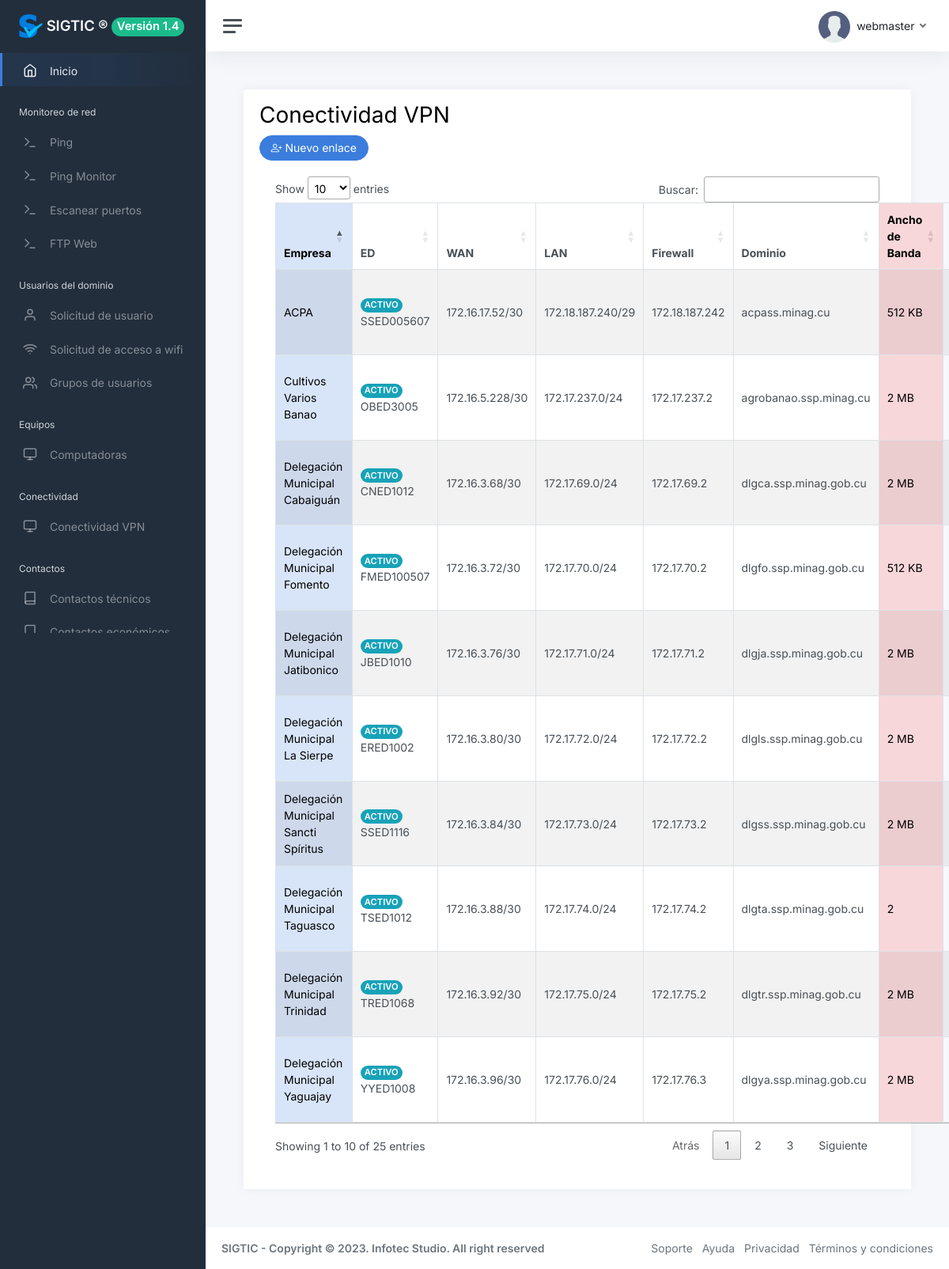
Page /?view=connectivity&opt=all (signed in) on the committed database.
### tables this page shows
CREATE TABLE `user` (
  `id` int(11) NOT NULL,
  `name` varchar(50) DEFAULT NULL,
  `lastname` varchar(50) DEFAULT NULL,
  `username` varchar(50) DEFAULT NULL,
  `email` varchar(255) DEFAULT NULL,
  `password` varchar(60) DEFAULT NULL,
  `image` varchar(255) DEFAULT NULL,
  `status` int(11) DEFAULT 1,
  `kind` int(11) DEFAULT 1,
  `created_at` datetime DEFAULT NULL
);

CREATE TABLE `connectivity` (
  `id` int(11) NOT NULL,
  `company` varchar(100) NOT NULL,
  `ed` varchar(100) NOT NULL,
  `wan` varchar(100) NOT NULL,
  `lan` varchar(100) NOT NULL,
  `firewall` varchar(100) NOT NULL,
  `domain` varchar(100) NOT NULL,
  `bandwidth` varchar(100) NOT NULL,
  `created_at` date NOT NULL
);

### core/controller/Module.php (called while the page is built)
<?php
class Module {
	public static function loadLayout(){
		include "core/app/layouts/layout.php";
	}
}
?>

### core/controller/Lb.php (called while the page is built, shortened)
<?php
class Lb {
	public function start(){
		include "core/app/init.php";
	}
}
?>

### index.php (called while the page is built, shortened)
<?php
$lb = new Lb();
$lb->start();
?>

### core/controller/Executor.php (called while the page is built, shortened)
<?php
class Executor {
	public static function doit($sql){
		$con = Database::getCon();
		return array($con->query($sql),$con->insert_id);
	}
}
?>

### core/app/model/UserData.php (called while the page is built, shortened)
<?php
class UserData {
	public static $tablename = "user";
	public static function getById($id){
		 $sql = "select * from ".self::$tablename." where id=$id";
		$query = Executor::doit($sql);
		return Model::one($query[0],new UserData());
	}
}
?>

### core/controller/Model.php (called while the page is built, shortened)
<?php
class Model {
	public static function exists($modelname){
		$fullpath = self::getFullpath($modelname);
		$found=false;
		if(file_exists($fullpath)){
			$found = true;
		}
		return $found;
	}
	public static function getFullpath($modelname){
		return "core/app/model/".$modelname.".php";
	}
	public static function many($query,$aclass){
		$cnt = 0;
		$array = array();
		while($r = $query->fetch_array()){
			$array[$cnt] = new $aclass;
			$cnt2=1;
			foreach ($r as $key => $v) {
				if($cnt2>0 && $cnt2%2==0){
					$array[$cnt]->$key = $v;
				}
				$cnt2++;
			}
			$cnt++;
		}
		return $array;
	}
}
?>

### core/app/model/ConnectivityData.php (called while the page is built, shortened)
<?php
class ConnectivityData {
	public static $tablename = "connectivity";
	public static function getAll(){
		 $sql = "select * from ".self::$tablename;
		$query = Executor::doit($sql);
		return Model::many($query[0],new ConnectivityData());
	}
}
?>

### core/app/view/connectivity-view.php (the view, shortened to what this page needs)
<?php if(isset($_GET["opt"]) && $_GET["opt"]=="all"):
$connectivity = ConnectivityData::getAll();
?>
							<div class="card">
								<div class="card-header">
									<h1 class="">Conectividad VPN</h1>
	<div class="row">
	<div class="col-12">
	 <button type="button" class="btn btn-primary rounded-pill bi bi-person-plus" data-bs-toggle="modal" data-bs-target="#basicModal">
     Nuevo enlace
    </button>
</div>
								<div class="card-body">
									<?php if(count($connectivity)>0):?>
										<div>
										<table class="table table-bordered table-striped datatable">
											<thead>
												<th class="table-primary">Empresa</th>
												<th>ED</th>
												<th>WAN</th>
												<th>LAN</th>
                                                <th>Firewall</th>
                                                <th>Dominio</th>
						                        <th class="table-danger">Ancho de Banda</th>
												<th></th>
											</thead>
											<?php foreach($connectivity as $con):?>
												<tr>
													<td class="table-primary"><?php echo $con->company; ?></td>
													<td><span class="badge bg-info rounded-pill">ACTIVO</span> <?php echo $con->ed; ?></td>
													<td><?php echo $con->wan; ?></td>
													<td><?php echo $con->lan; ?></td>
                                                    <td><?php echo $con->firewall; ?></td>
                                                    <td><?php echo $con->domain; ?></td>
													<td class="table-danger"><?php echo $con->bandwidth; ?></td>
													<td style="width:160px; ">
													</td>
												</tr>
											<?php endforeach ;?>
										</table>
									</div>
									<?php else:?>
										<p class="alert alert-warning">No hay enlaces para mostar.</p>
									<?php endif;?>
								</div>
							</div>
						</div>
					</div>
<?php endif; ?>

### core/app/layouts/layout.php (shortened to what this page needs)
<!DOCTYPE html>
<html lang="es">
<head>
  <link href="assets/vendor/bootstrap/css/bootstrap.min.css" rel="stylesheet">
  <link href="assets/vendor/bootstrap-icons/bootstrap-icons.css" rel="stylesheet">
  <link href="assets/vendor/boxicons/css/boxicons.min.css" rel="stylesheet">
  <link href="assets/vendor/quill/quill.snow.css" rel="stylesheet">
  <link href="assets/vendor/quill/quill.bubble.css" rel="stylesheet">
  <link href="assets/vendor/remixicon/remixicon.css" rel="stylesheet">
  <link href="css/app.css" rel="stylesheet">
  <link rel="stylesheet" type="text/css" href="plugins/datatables/datatables.min.css">
  <link rel="stylesheet" type="text/css" href="plugins/datatables/dataTables.bootstrap5.min.css">
  <link rel="stylesheet" type="text/css" href="plugins/datatables/buttons.bootstrap5.min.css">
  <link href="css/app.css" rel="stylesheet">
</head>
<?php if(!isset($_SESSION["user_id"])):?>
  <main class="d-flex w-100">
		<div class="container d-flex flex-column">
			<div class="row vh-100">
				<div class="col-sm-10 col-md-8 col-lg-6 mx-auto d-table h-100">
					<div class="d-table-cell align-middle">
						<div class="card">
							<div class="card-body">
								<div class="m-sm-4">
									<div class="text-center">
										<img src="img/logo/logo.png" alt="Charles Hall" class="img-fluid rounded-square" width="200" height="200" />
									</div>
									<form method="post" action="./?action=access&opt=login">
										<div class="mb-3">
											<label class="form-label">Usuario</label>
											<input class="form-control form-control-lg"  name="email" placeholder="Introduzca su usuario" />
										</div>
										<div class="mb-3">
											<label class="form-label">Contrseña</label>
											<input class="form-control form-control-lg" type="password" name="password" placeholder="Introduzca su contrseña" />
											<small>
                                           </small>
										</div>
										<div>
										</div>
										<div class="text-center mt-3">
                    <button type="submit" class="btn btn-lg btn-block btn-primary">Aceptar</button>
										</div>
									</form>
								</div>
							</div>
						</div>
					</div>
				</div>
			</div>
		</div>
	</main>
	<footer class="footer mt-auto py-3 bg-light">
  <div class="container">
    <span class="text-muted">SIGTIC - Copyright © 2023. Infotec Studio. All right reserved</span>
  </div>
</footer>
<?php else:?>
<body>
<div class="wrapper">
		<nav id="sidebar" class="sidebar js-sidebar">
			<div class="sidebar-content js-simplebar">
				<a class="sidebar-brand" href="./">
				<img src="img/icons/favicons.png" alt="Charles Hall" class="img-fluid rounded-square" width="30" height="30" /> <span class="align-middle">SIGTIC ®</span> <span class="badge bg-success rounded-pill">Versión 1.4</span></td>
        </a>
				<ul class="sidebar-nav">
        <li class="sidebar-item active">
						<a class="sidebar-link" href="./">
              <i class="align-middle" data-feather="home"></i> <span class="align-middle">Inicio</span>
            </a>
					</li>
<li class="sidebar-header">
						Monitoreo de red
					</li>
					<li class="sidebar-item">
						<a class="sidebar-link" href="./?view=ping&opt=all">
              <i class="align-middle" data-feather="terminal"></i> <span class="align-middle">Ping</span>
            </a>
					</li>
<li class="sidebar-item">
						<a class="sidebar-link" href="./?view=ping-monitor&opt=all">
              <i class="align-middle" data-feather="terminal"></i> <span class="align-middle">Ping Monitor</span>
            </a>
					</li>
<li class="sidebar-item">
						<a class="sidebar-link" href="./?view=portscanner&opt=all">
              <i class="align-middle" data-feather="terminal"></i> <span class="align-middle">Escanear puertos</span>
            </a>
					</li>
<li class="sidebar-item">
						<a class="sidebar-link" href="./?view=upload&opt=all">
              <i class="align-middle" data-feather="terminal"></i> <span class="align-middle">FTP Web</span>
            </a>
					</li>
					<li class="sidebar-header">
						Usuarios del dominio
					</li>
					<li class="sidebar-item">
						<a class="sidebar-link" href="./?view=user_request&opt=all">
              <i class="align-middle" data-feather="user"></i> <span class="align-middle">Solicitud de usuario</span>
            </a>
					</li>
					<li class="sidebar-item">
						<a class="sidebar-link" href="./?view=wifi_request&opt=all">
              <i class="align-middle" data-feather="wifi"></i> <span class="align-middle">Solicitud de acceso a wifi</span>
            </a>
					</li>
					<li class="sidebar-item">
						<a class="sidebar-link" href="./?view=categories&opt=all">
              <i class="align-middle" data-feather="users"></i> <span class="align-middle">Grupos de usuarios</span>
            </a>
					</li>
					<li class="sidebar-header">
						Equipos
					</li>
					<li class="sidebar-item">
						<a class="sidebar-link" href="./?view=computer&opt=all">
              <i class="align-middle" data-feather="monitor"></i> <span class="align-middle">Computadoras</span>
            </a>
					</li>
					<li class="sidebar-header">
						Conectividad
					</li>
					<li class="sidebar-item">
						<a class="sidebar-link" href="./?view=connectivity&opt=all">
              <i class="align-middle" data-feather="monitor"></i> <span class="align-middle">Conectividad VPN</span>
            </a>
					</li>
					<li class="sidebar-header">
						Contactos
					</li>
					<li class="sidebar-item">
						<a class="sidebar-link" href="./?view=contacts_technical&opt=all">
              <i class="align-middle" data-feather="book"></i> <span class="align-middle">Contactos técnicos</span>
            </a>
					</li>
					<li class="sidebar-item">
						<a class="sidebar-link" href="./?view=contacts&opt=all">
              <i class="align-middle" data-feather="book"></i> <span class="align-middle">Contactos económicos</span>
            </a>
					</li>
			</div>
		</nav>
    <div class="main">
    <nav class="navbar navbar-expand navbar-light navbar-bg">
				<a class="sidebar-toggle js-sidebar-toggle">
          <i class="hamburger align-self-center"></i>
        </a>
				<div class="navbar-collapse collapse">
					<ul class="navbar-nav navbar-align">
						<li class="nav-item dropdown">
							<a class="nav-link dropdown-toggle d-none d-sm-inline-block" href="#" data-bs-toggle="dropdown">
                <img src="img/avatars/avatar.png" class="avatar img-fluid rounded me-1" alt="Charles Hall" /> <span class="text-dark"><?php echo Core::$user->username;?></span>
              </a>
						</li>
					</ul>
				</div>
			</nav>
      <main class="content">
        <div class="container-fluid p-0">
          <?php View::load("index");?>
        </div>
      </main>
      <footer class="footer">
				<div class="container-fluid">
					<div class="row text-muted">
						<div class="col-6 text-start">
							<p class="mb-0">
							<strong>SIGTIC - Copyright © 2023. Infotec Studio. All right reserved</strong>
							</p>
						</div>
						<div class="col-6 text-end">
							<ul class="list-inline">
								<li class="list-inline-item">
									<a class="text-muted" href="https://infotecstudio.nat.cu" target="_blank">Soporte</a>
								</li>
								<li class="list-inline-item">
									<a class="text-muted" href="https://infotecstudio.nat.cu" target="_blank">Ayuda</a>
								</li>
								<li class="list-inline-item">
									<a class="text-muted" href="https://infotecstudio.nat.cu" target="_blank">Privacidad</a>
								</li>
								<li class="list-inline-item">
									<a class="text-muted" href="https://infotecstudio.nat.cu" target="_blank">Términos y condiciones</a>
								</li>
							</ul>
						</div>
					</div>
				</div>
</footer>
</body>
<?php endif; ?>
</html>

### rows in the picture
user: username "webmaster"
connectivity: company "Delegación Municipal Cabaiguán", ed "CNED1012", wan "172.16.3.68/30", lan "172.17.69.0/24", firewall "172.17.69.2", domain "dlgca.ssp.minag.gob.cu", bandwidth "2 MB"
connectivity: company "Delegación Municipal Fomento", ed "FMED100507", wan "172.16.3.72/30", lan "172.17.70.0/24", firewall "172.17.70.2", domain "dlgfo.ssp.minag.gob.cu", bandwidth "512 KB"
connectivity: company "Delegación Municipal Jatibonico", ed "JBED1010", wan "172.16.3.76/30", lan "172.17.71.0/24", firewall "172.17.71.2", domain "dlgja.ssp.minag.gob.cu", bandwidth "2 MB"
connectivity: company "Delegación Municipal La Sierpe", ed "ERED1002", wan "172.16.3.80/30", lan "172.17.72.0/24", firewall "172.17.72.2", domain "dlgls.ssp.minag.gob.cu", bandwidth "2 MB"
connectivity: company "Delegación Municipal Sancti Spíritus", ed "SSED1116", wan "172.16.3.84/30", lan "172.17.73.0/24", firewall "172.17.73.2", domain "dlgss.ssp.minag.gob.cu", bandwidth "2 MB"
connectivity: company "Delegación Municipal Taguasco", ed "TSED1012", wan "172.16.3.88/30", lan "172.17.74.0/24", firewall "172.17.74.2", domain "dlgta.ssp.minag.gob.cu", bandwidth "2"
connectivity: company "Delegación Municipal Trinidad", ed "TRED1068", wan "172.16.3.92/30", lan "172.17.75.0/24", firewall "172.17.75.2", domain "dlgtr.ssp.minag.gob.cu", bandwidth "2 MB"
connectivity: company "Delegación Municipal Yaguajay", ed "YYED1008", wan "172.16.3.96/30", lan "172.17.76.0/24", firewall "172.17.76.3", domain "dlgya.ssp.minag.gob.cu", bandwidth "2 MB"
connectivity: company "Cultivos Varios Banao", ed "OBED3005", wan "172.16.5.228/30", lan "172.17.237.0/24", firewall "172.17.237.2", domain "agrobanao.ssp.minag.cu", bandwidth "2 MB"
connectivity: company "ACPA", ed "SSED005607", wan "172.16.17.52/30", lan "172.18.187.240/29", firewall "172.18.187.242", domain "acpass.minag.cu", bandwidth "512 KB"
